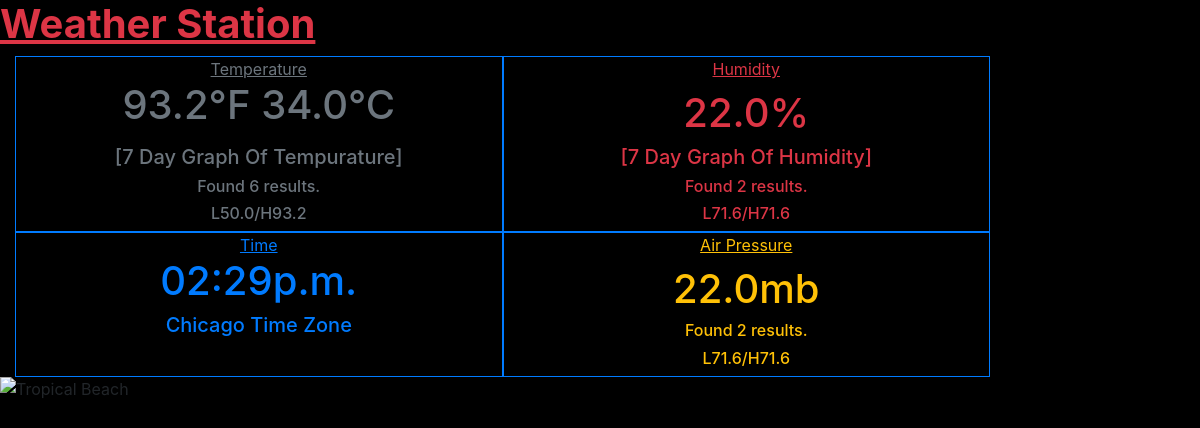
The page / on the database its author committed.
### api/models.py (models this page shows, shortened)
class Temperature(models.Model):
    celsius = models.FloatField(default=0.0)
    change = models.FloatField(default=0.0)
    recorded_time = models.DateTimeField(auto_now=True)
    @property
    def fahrenheit(self):
        return '%f' % ((self.celsius * 9/5) +32)

class Humidity(models.Model):
    rh = models.FloatField(default=0.0)
    change = models.FloatField(default=0.0)
    recorded_time = models.DateTimeField(auto_now=True)

class Pressure(models.Model):
    pressure = models.FloatField(default=0.0)
    change = models.FloatField(default=0.0)
    recorded_time = models.DateTimeField(auto_now=True)

### main/views.py (the view)
# urls.py: 2. Add a URL to urlpatterns:  path('', views.home, name='home')
def home(request):
    now = datetime.now()
    sometime_ago = now - timedelta(days = 7)
    temp_max = c2f(Temperature.objects.filter(recorded_time__range=(sometime_ago,now)).aggregate(Max('celsius'))['celsius__max'])
    temp_min = c2f(Temperature.objects.filter(recorded_time__range=(sometime_ago,now)).aggregate(Min('celsius'))['celsius__min'])
    RH_max = c2f(Humidity.objects.filter(recorded_time__range=(sometime_ago,now)).aggregate(Max('rh'))['rh__max'])
    RH_min = c2f(Humidity.objects.filter(recorded_time__range=(sometime_ago,now)).aggregate(Min('rh'))['rh__min'])
    BP_max = c2f(Pressure.objects.filter(recorded_time__range=(sometime_ago,now)).aggregate(Max('pressure'))['pressure__max'])
    BP_min = c2f(Pressure.objects.filter(recorded_time__range=(sometime_ago,now)).aggregate(Min('pressure'))['pressure__min'])
    temp = Temperature.objects.order_by('-recorded_time').first()
    tcount = Temperature.objects.count()
    tfirst = Temperature.objects.order_by('recorded_time').first()
    humidity = Humidity.objects.order_by('-recorded_time').first()
    hcount = Humidity.objects.count()
    hfirst = Humidity.objects.order_by('recorded_time').first()
    pressure = Pressure.objects.order_by('-recorded_time').first()
    pcount = Pressure.objects.count()
    pfirst = Pressure.objects.order_by('recorded_time').first()
    return render(request, 'home.html', {
        'temp': temp,
         'tcount': tcount,
         'tfirst': tfirst.recorded_time,
         'RH': humidity,
         'hcount': hcount,
         'hfirst': hfirst.recorded_time,
         'BP': pressure,
         'pcount': pcount,
         'pfirst': pfirst.recorded_time,
         'result_count': tcount + hcount + pcount,
         'temp_max': temp_max,
         'temp_min': temp_min,
         'RH_max':RH_max,
         'RH_min':RH_min,
         'BP_max':BP_max,
         'BP_min':BP_min
    }
    )

### main/views.py (called while the page is built)
def c2f(celsius):
    return((celsius * 9/5) + 32)

### templates/home.html (shortened to what this page needs)
<!DOCTYPE html>
<html>
<head>
    <link rel="stylesheet" href="https://stackpath.bootstrapcdn.com/bootstrap/4.2.1/css/bootstrap.min.css">
</head>
<body
<div class="container-fluid">
    <div class="row">
    <div class="text-danger"><h1><u><b>Weather Station</b></u></h1>
    </div>
    </div>
    <main>
        <div class="container-fluid">
        <div class="row">
        <div class="col-md-5 text-center border border-primary text-secondary"><u>Temperature</u>
            <h1><p class="weather-item">{{ temp.fahrenheit|floatformat:1 }}&deg;F <span class="weather-sub">{{ temp.celsius|floatformat:1 }}&deg;C</span></p></h1>
            <h5>[7 Day Graph Of Tempurature]</h5>
            <h6>Found {{ tcount }} results.</h6>
            <h6>L{{temp_min|floatformat:1}}/H{{temp_max|floatformat:1}}</h6>
        </div>
        <div class="col-md-5 text-center border border-primary text-danger"><u>Humidity</u>
            <h1>{{ RH.rh|floatformat:1 }}%</h1>
            <h5>[7 Day Graph Of Humidity]</h5>
            <h6>Found {{ hcount }} results.</h6>
            <h6>L{{RH_min|floatformat:1}}/H{{RH_max|floatformat:1}}</h6>
        </div>
        <div class="col-md-5 text-center border border-primary text-primary"><u>Time</u>
            <h1>{% now "h:ia" %}</h1>
            <h5>Chicago Time Zone</h5>
        </div>
        <div class="col-md-5 text-center border border-primary text-warning"><u>Air Pressure</u>
            <h1>{{ BP.pressure|floatformat:1 }}mb</h1>
            <h6>Found {{ pcount }} results.</h6>
            <h6>L{{BP_min|floatformat:1}}/H{{BP_max|floatformat:1}}</h6>
        </div>
    </div>
</div>
</main>
<div class="row">
 <img src="https://wallpapercave.com/wp/ChtHiPv.jpg" alt="Tropical Beach" class="img">
 </div>
</body>
</html>

### templates/home.html (style rules this page uses)
body { background: #000000; }

### rows shown on the page
Temperature: fahrenheit "93.2", celsius "34.0"
Humidity: rh "22.0"
Pressure: pressure "22.0"

### other values the page prints
{{ tcount }} "6"
{{ temp_min|floatformat:1 }} "50.0"
{{ temp_max|floatformat:1 }} "93.2"
{{ hcount }} "2"
{{ RH_min|floatformat:1 }} "71.6"
{{ RH_max|floatformat:1 }} "71.6"
{{ pcount }} "2"
{{ BP_min|floatformat:1 }} "71.6"
{{ BP_max|floatformat:1 }} "71.6"
